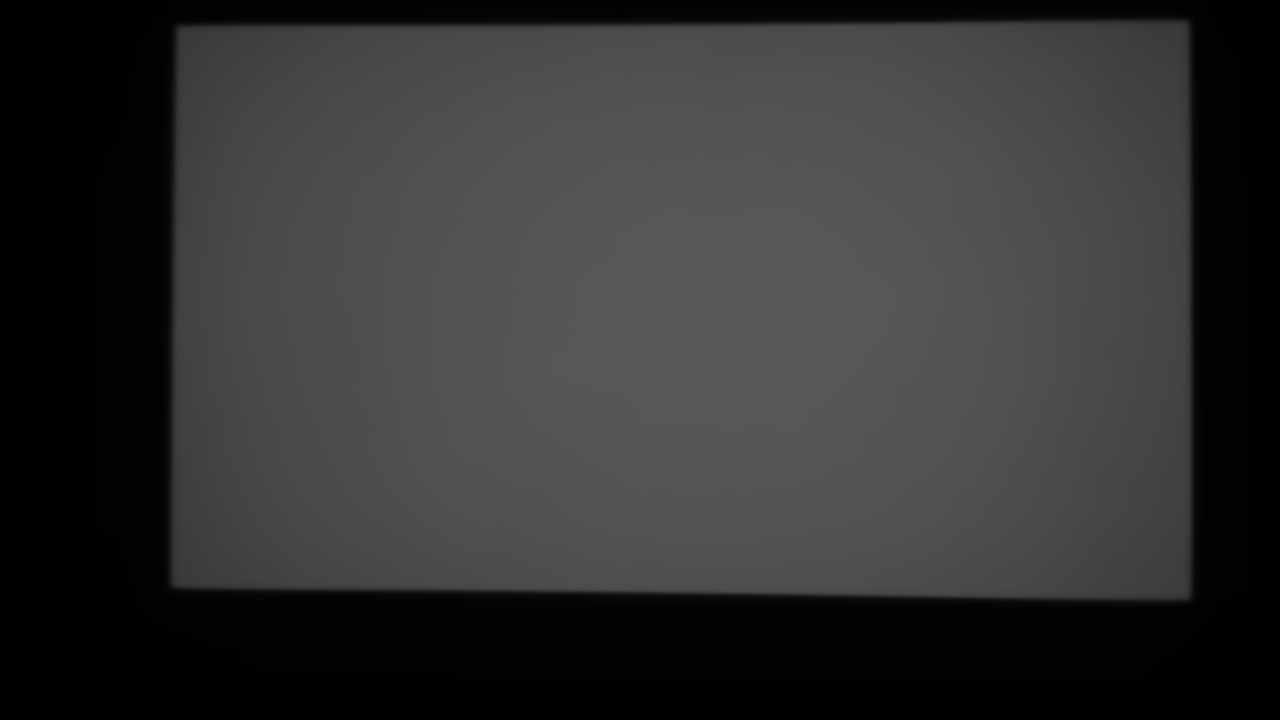
#> input picture 2_gui_features_in_opencv/captured_white.png, 1280 x 720 px, found by its file name
$ python test_conv.py
#> lines starting #> are read from the running program, lines starting #| are printed output that depends on the picture; after the words box and inside, x2 and y2 are one past the last pixel; in counts of white or black regions, pixels touching at a corner belong together
### mypackage/imUtils/impreprocessing.py
# coding:utf-8
from concurrent import futures
from functools import partial

import cv2 as cv
import numpy as np
import tqdm
from scipy import signal


def otsu_threshold(img, min_thre=0, max_thre=255, offset=0, inv=False, visibility=False):
    img = cv.GaussianBlur(img, (3, 3), 0)

    min_thre += offset
    max_thre -= offset
    img[img < min_thre] = min_thre
    img[img > max_thre] = max_thre

    thre, thre_img = cv.threshold(img, 0, 255, cv.THRESH_BINARY | cv.THRESH_OTSU)
    # print(f'otsu thre:{thre}')

    if inv:
        thre_img = cv.bitwise_not(thre_img)

    if visibility:
        temp = imcvt.resize_for_display(thre_img)
        cv.imshow('otsu_thre', temp)
        cv.waitKey()
        cv.destroyWindow('otsu_thre')
    return thre, thre_img


# [228 lines left out: functions de_noise, concat, divide_images_helper, divide_images, is_grayscale_available, evaluating and 4 more, not called in this run]

### 3_core_operations/test_conv.py
import os
import random

import cv2 as cv
import numpy as np
from mypackage.imUtils import impreprocessing as impre

COLORS = np.random.randint(150, 255, size=(100, 3)).tolist()

# load the path of images
cv.samples.addSamplesDataSearchPath('../mydata')
file = cv.samples.findFile('captured_white.png')
if not file:
    raise FileNotFoundError('file not found')

img = cv.imread(file)
#> img is the input picture: shape (720, 1280, 3); min 0, max 88, mean 49.5
gray = cv.cvtColor(img, cv.COLOR_BGR2GRAY)

kernel_dx = np.array([[3, 0, -3],
                      [3, 0, -3],
                      [3, 0, -3]])
dx = cv.filter2D(gray, cv.CV_32FC1, kernel_dx)
dx = cv.convertScaleAbs(dx)
_, dx = impre.otsu_threshold(dx, visibility=False)
#> in otsu_threshold, `thre, thre_img = cv.threshold(img, 0, 255, cv.THRESH_BINARY | cv.THRES..`:
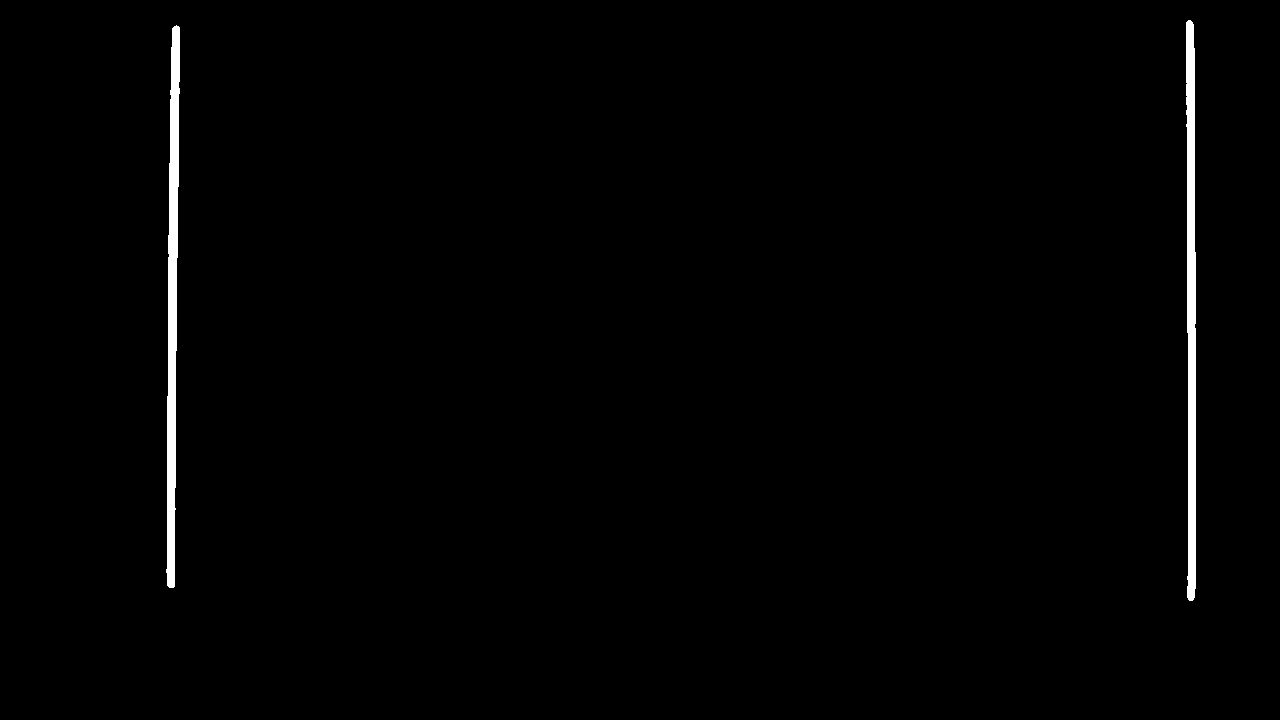
#> thre_img: shape (720, 1280); 1.1% white; 2 white regions, box (x1, y1, x2, y2) and area: (166, 25, 180, 588) 4929, (1186, 20, 1196, 601) 4777
#> in otsu_threshold, `thre, thre_img = cv.threshold(img, 0, 255, cv.THRESH_BINARY | cv.THRES..`: thre = 50

kernel_dy = np.array([[-3, -3, -3],
                      [0, 0, 0],
                      [3, 3, 3]])

dy = cv.filter2D(gray, cv.CV_32FC1, kernel_dy)
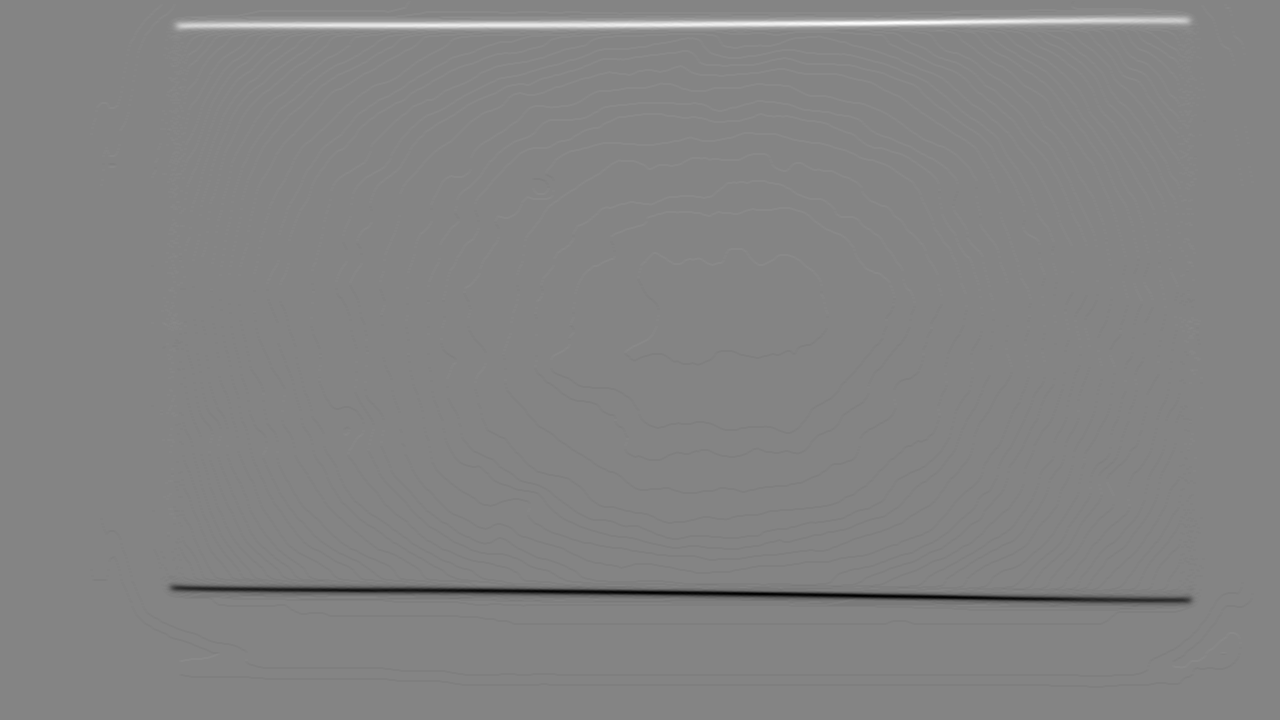
#> dy: shape (720, 1280) float32; min -243, max 225, mean -0.1; drawn with min black and max white
dy = cv.convertScaleAbs(dy)
_, dy = impre.otsu_threshold(dy, visibility=False)
#> call 2 of otsu_threshold, with min_thre = 0, max_thre = 255, offset = 0, inv = False, visibility = False
#> in otsu_threshold (call 2), `thre, thre_img = cv.threshold(img, 0, 255, cv.THRESH_BINARY | cv.THRES..`:
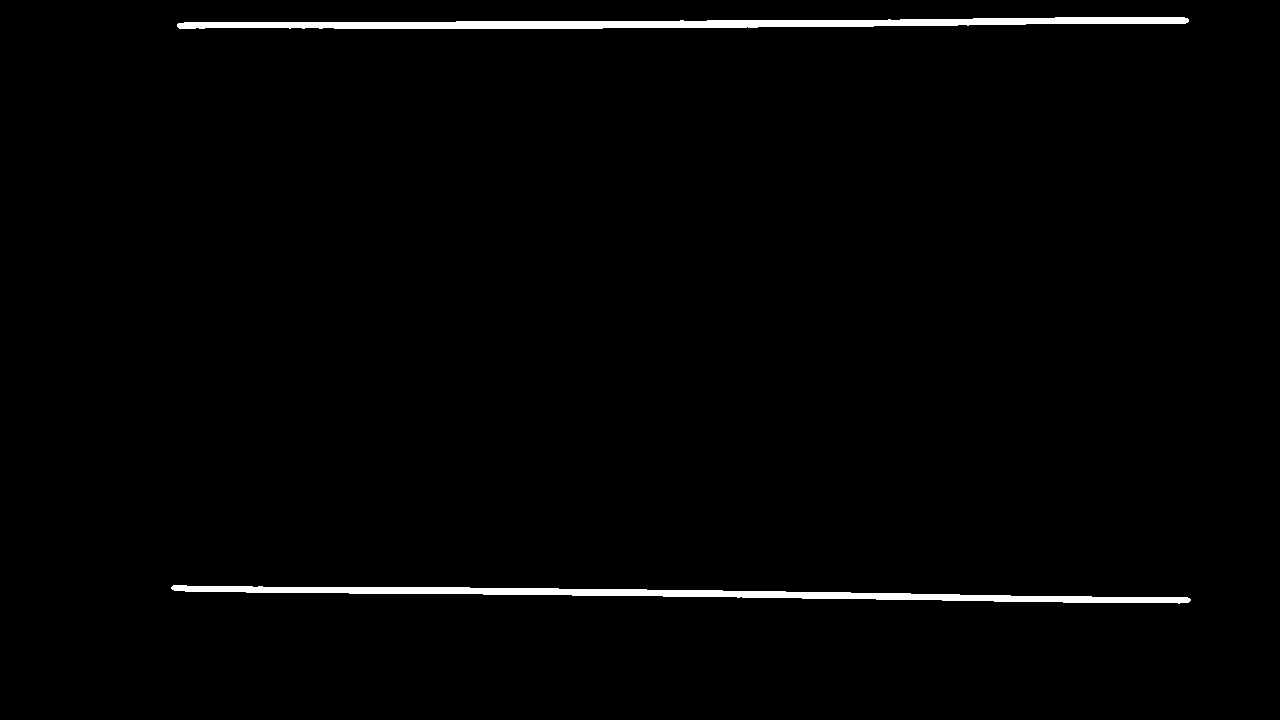
#> thre_img: shape (720, 1280); 1.5% white; 2 white regions, box (x1, y1, x2, y2) and area: (177, 17, 1189, 29) 7077, (171, 585, 1191, 604) 6649
#> in otsu_threshold (call 2), `thre, thre_img = cv.threshold(img, 0, 255, cv.THRESH_BINARY | cv.THRES..`: thre = 69

concat = cv.addWeighted(dx, 1, dy, 1, 0)
#> concat: shape (720, 1280); 2.5% white; 1 white region, box (x1, y1, x2, y2) and area: (166, 17, 1196, 604) 23406
kernel = cv.getStructuringElement(cv.MORPH_RECT, (3, 3))
concat = cv.morphologyEx(concat, cv.MORPH_DILATE, kernel=kernel, iterations=1)
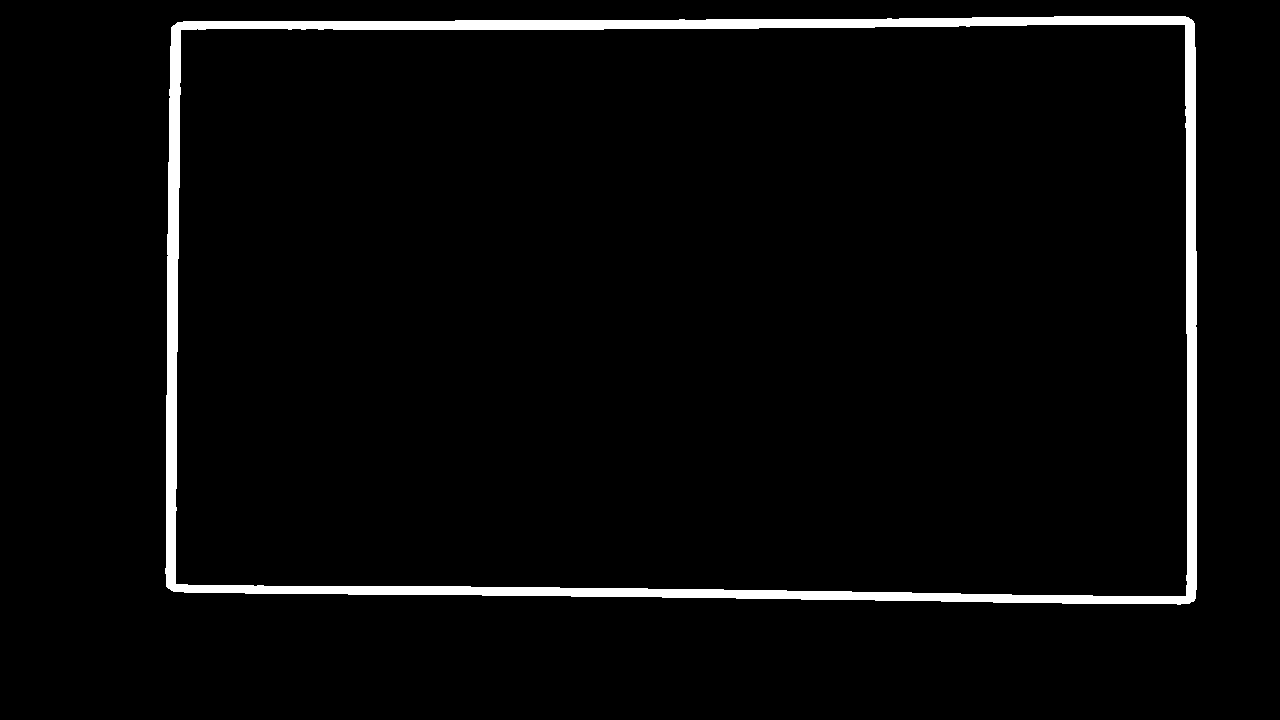
#> concat: shape (720, 1280); 3.2% white; 1 white region

# find external contour
contours, _ = cv.findContours(concat, cv.RETR_EXTERNAL, cv.CHAIN_APPROX_TC89_KCOS)
#> contours = 1 contour; box (x1, y1, x2, y2) and area: (165, 16, 1197, 605) 594650

# sort all of contours detected to
contours = sorted(contours, key=lambda ct: cv.arcLength(ct, True), reverse=True)

cnt = contours[0]
#> cnt = contour of 53 points, box (x1, y1, x2, y2) (165, 16, 1197, 605), area 594650
epsilon = 0.1 * cv.arcLength(cnt, True)
#> epsilon = 319.6
approx = cv.approxPolyDP(cnt, epsilon, True)
#> approx = [[1193, 21], [177, 22], [166, 586], [1189, 603]]
# print(approx.squeeze().tolist())
assert len(approx) == 4, f'approx res:{len(approx)} should be 4'

corners = approx.squeeze()
#> corners = [[1193, 21], [177, 22], [166, 586], [1189, 603]]
for corner in corners:
    corner = tuple(corner)
    # cv.circle(src_img, corner, 6, random.choice(COLORS), -1)
    cv.drawMarker(img, corner, random.choice(COLORS), markerType=cv.MARKER_CROSS, markerSize=20, thickness=2)
#> this loop made 4 passes
#> img: shape (720, 1280, 3)

cv.imshow('win', img)
cv.waitKey()
cv.destroyWindow('win')
